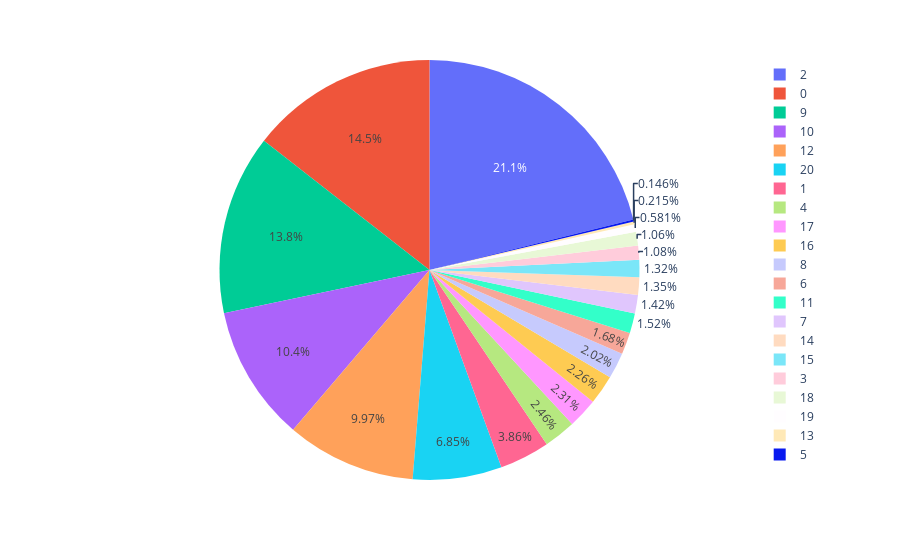

Source (notebook cell):
### Code cell
# df.select('MailingCity').pandas_api().plot.pie(y='MailingCity')
df.groupBy('MailingCity').count().select('MailingCity', functions.col('count')).pandas_api().plot.pie(y='count')

### Figure 1 — Plotly figure (JSON) as saved in the notebook; plotly's stock layout.template omitted (floating-point values rounded to 4 significant figures)
{"data": [{"domain": {"x": [0, 1], "y": [0, 1]}, "hovertemplate": "index=%{label}<br>count=%{value}<extra></extra>", "labels": [0, 1, 2, 3, 4, 5, 6, 7, 8, 9, 10, 11, 12, 13, 14, 15, 16, 17, 18, 19, 20], "legendgroup": "", "name": "", "showlegend": true, "type": "pie", "values": [9810, 2621, 14350, 734, 1669, 99, 1139, 966, 1369, 9398, 7091, 1031, 6768, 146, 919, 895, 1537, 1567, 721, 394, 4647]}], "layout": {"legend": {"tracegroupgap": 0}, "margin": {"t": 60}}}
